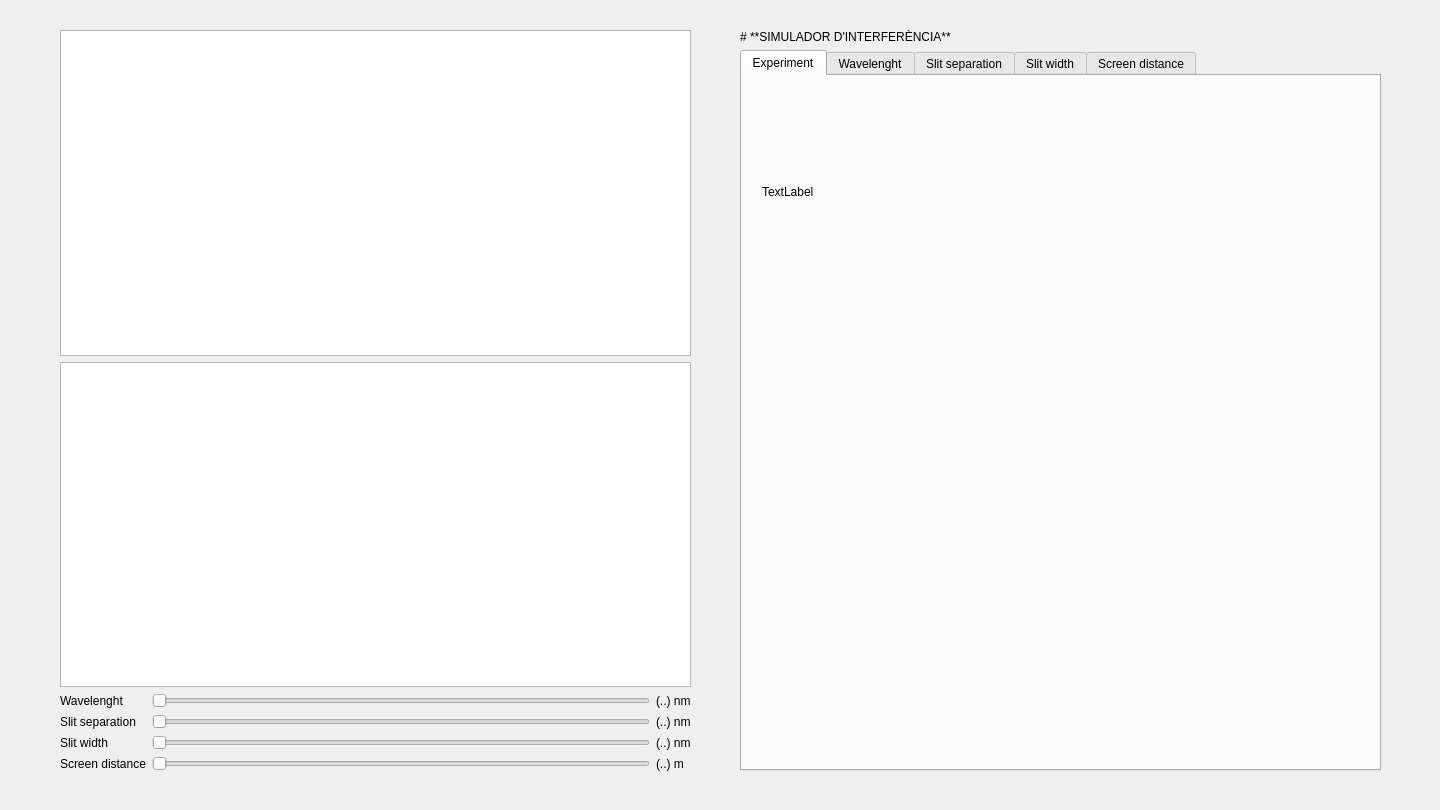
<?xml version="1.0" encoding="UTF-8"?>
<ui version="4.0">
 <class>MainWindow</class>
 <widget class="QMainWindow" name="MainWindow">
  <property name="geometry">
   <rect>
    <x>0</x>
    <y>0</y>
    <width>1440</width>
    <height>810</height>
   </rect>
  </property>
  <property name="windowTitle">
   <string>MainWindow</string>
  </property>
  <widget class="QWidget" name="centralwidget">
   <widget class="QWidget" name="verticalLayoutWidget_3">
    <property name="geometry">
     <rect>
      <x>60</x>
      <y>30</y>
      <width>631</width>
      <height>741</height>
     </rect>
    </property>
    <layout class="QVBoxLayout" name="verticalLayout_1">
     <item>
      <widget class="QGraphicsView" name="graphicsView"/>
     </item>
     <item>
      <widget class="QGraphicsView" name="graphicsView_2"/>
     </item>
     <item>
      <layout class="QGridLayout" name="gridLayout_1">
       <item row="4" column="1">
        <widget class="QSlider" name="Slider_4">
         <property name="orientation">
          <enum>Qt::Horizontal</enum>
         </property>
        </widget>
       </item>
       <item row="2" column="0">
        <widget class="QLabel" name="slider_label_2">
         <property name="text">
          <string>Slit separation</string>
         </property>
        </widget>
       </item>
       <item row="0" column="1">
        <widget class="QSlider" name="Slider_1">
         <property name="orientation">
          <enum>Qt::Horizontal</enum>
         </property>
        </widget>
       </item>
       <item row="3" column="0">
        <widget class="QLabel" name="slider_label_3">
         <property name="text">
          <string>Slit width</string>
         </property>
        </widget>
       </item>
       <item row="4" column="0">
        <widget class="QLabel" name="slider_label_4">
         <property name="text">
          <string>Screen distance</string>
         </property>
        </widget>
       </item>
       <item row="2" column="1">
        <widget class="QSlider" name="Slider_2">
         <property name="orientation">
          <enum>Qt::Horizontal</enum>
         </property>
        </widget>
       </item>
       <item row="0" column="0">
        <widget class="QLabel" name="slider_label_1">
         <property name="text">
          <string>Wavelenght</string>
         </property>
        </widget>
       </item>
       <item row="3" column="1">
        <widget class="QSlider" name="Slider_3">
         <property name="orientation">
          <enum>Qt::Horizontal</enum>
         </property>
        </widget>
       </item>
       <item row="0" column="2">
        <widget class="QLabel" name="slider_value_1">
         <property name="text">
          <string>(..) nm</string>
         </property>
        </widget>
       </item>
       <item row="2" column="2">
        <widget class="QLabel" name="slider_value_2">
         <property name="text">
          <string>(..) nm</string>
         </property>
        </widget>
       </item>
       <item row="3" column="2">
        <widget class="QLabel" name="slider_value_3">
         <property name="text">
          <string>(..) nm</string>
         </property>
        </widget>
       </item>
       <item row="4" column="2">
        <widget class="QLabel" name="slider_value_4">
         <property name="text">
          <string>(..) m</string>
         </property>
        </widget>
       </item>
      </layout>
     </item>
    </layout>
   </widget>
   <widget class="QWidget" name="verticalLayoutWidget_4">
    <property name="geometry">
     <rect>
      <x>740</x>
      <y>30</y>
      <width>641</width>
      <height>741</height>
     </rect>
    </property>
    <layout class="QVBoxLayout" name="verticalLayout_2">
     <item>
      <widget class="QLabel" name="title">
       <property name="text">
        <string># **SIMULADOR D'INTERFERÈNCIA**</string>
       </property>
       <property name="textFormat">
        <enum>Qt::MarkdownText</enum>
       </property>
       <property name="scaledContents">
        <bool>false</bool>
       </property>
       <property name="margin">
        <number>0</number>
       </property>
       <property name="indent">
        <number>-1</number>
       </property>
      </widget>
     </item>
     <item>
      <widget class="QTabWidget" name="tabWidget">
       <property name="layoutDirection">
        <enum>Qt::LeftToRight</enum>
       </property>
       <property name="tabPosition">
        <enum>QTabWidget::North</enum>
       </property>
       <property name="tabShape">
        <enum>QTabWidget::Rounded</enum>
       </property>
       <property name="currentIndex">
        <number>0</number>
       </property>
       <widget class="QWidget" name="tab">
        <attribute name="title">
         <string>Experiment</string>
        </attribute>
        <widget class="QLabel" name="image_0">
         <property name="geometry">
          <rect>
           <x>20</x>
           <y>230</y>
           <width>611</width>
           <height>431</height>
          </rect>
         </property>
         <property name="text">
          <string/>
         </property>
         <property name="pixmap">
          <pixmap>Patro_de_difraccio.png</pixmap>
         </property>
         <property name="scaledContents">
          <bool>true</bool>
         </property>
        </widget>
        <widget class="QLabel" name="label_0">
         <property name="geometry">
          <rect>
           <x>20</x>
           <y>20</y>
           <width>611</width>
           <height>191</height>
          </rect>
         </property>
         <property name="text">
          <string>TextLabel</string>
         </property>
        </widget>
       </widget>
       <widget class="QWidget" name="tab1">
        <attribute name="title">
         <string>Wavelenght</string>
        </attribute>
        <widget class="QLabel" name="label_1">
         <property name="geometry">
          <rect>
           <x>20</x>
           <y>470</y>
           <width>601</width>
           <height>191</height>
          </rect>
         </property>
         <property name="text">
          <string>TextLabel</string>
         </property>
        </widget>
        <widget class="QLabel" name="image_1">
         <property name="geometry">
          <rect>
           <x>10</x>
           <y>10</y>
           <width>611</width>
           <height>431</height>
          </rect>
         </property>
         <property name="text">
          <string/>
         </property>
         <property name="pixmap">
          <pixmap>Patro_de_difraccio.png</pixmap>
         </property>
         <property name="scaledContents">
          <bool>true</bool>
         </property>
        </widget>
       </widget>
       <widget class="QWidget" name="tab2">
        <attribute name="title">
         <string>Slit separation</string>
        </attribute>
        <widget class="QLabel" name="label_2">
         <property name="geometry">
          <rect>
           <x>20</x>
           <y>470</y>
           <width>601</width>
           <height>191</height>
          </rect>
         </property>
         <property name="text">
          <string>TextLabel</string>
         </property>
        </widget>
        <widget class="QLabel" name="image_2">
         <property name="geometry">
          <rect>
           <x>10</x>
           <y>10</y>
           <width>611</width>
           <height>431</height>
          </rect>
         </property>
         <property name="text">
          <string/>
         </property>
         <property name="pixmap">
          <pixmap>Patro_de_difraccio.png</pixmap>
         </property>
         <property name="scaledContents">
          <bool>true</bool>
         </property>
        </widget>
       </widget>
       <widget class="QWidget" name="tab3">
        <attribute name="title">
         <string>Slit width</string>
        </attribute>
        <widget class="QLabel" name="label_3">
         <property name="geometry">
          <rect>
           <x>20</x>
           <y>470</y>
           <width>591</width>
           <height>191</height>
          </rect>
         </property>
         <property name="text">
          <string>TextLabel</string>
         </property>
        </widget>
        <widget class="QLabel" name="image_3">
         <property name="geometry">
          <rect>
           <x>10</x>
           <y>10</y>
           <width>611</width>
           <height>431</height>
          </rect>
         </property>
         <property name="text">
          <string/>
         </property>
         <property name="pixmap">
          <pixmap>Patro_de_difraccio.png</pixmap>
         </property>
         <property name="scaledContents">
          <bool>true</bool>
         </property>
        </widget>
       </widget>
       <widget class="QWidget" name="tab5">
        <attribute name="title">
         <string>Screen distance</string>
        </attribute>
        <widget class="QLabel" name="label_4">
         <property name="geometry">
          <rect>
           <x>20</x>
           <y>470</y>
           <width>601</width>
           <height>191</height>
          </rect>
         </property>
         <property name="text">
          <string>TextLabel</string>
         </property>
        </widget>
        <widget class="QLabel" name="image_4">
         <property name="geometry">
          <rect>
           <x>10</x>
           <y>10</y>
           <width>611</width>
           <height>431</height>
          </rect>
         </property>
         <property name="text">
          <string/>
         </property>
         <property name="pixmap">
          <pixmap>Patro_de_difraccio.png</pixmap>
         </property>
         <property name="scaledContents">
          <bool>true</bool>
         </property>
        </widget>
       </widget>
      </widget>
     </item>
    </layout>
   </widget>
  </widget>
 </widget>
 <resources/>
 <connections/>
</ui>
